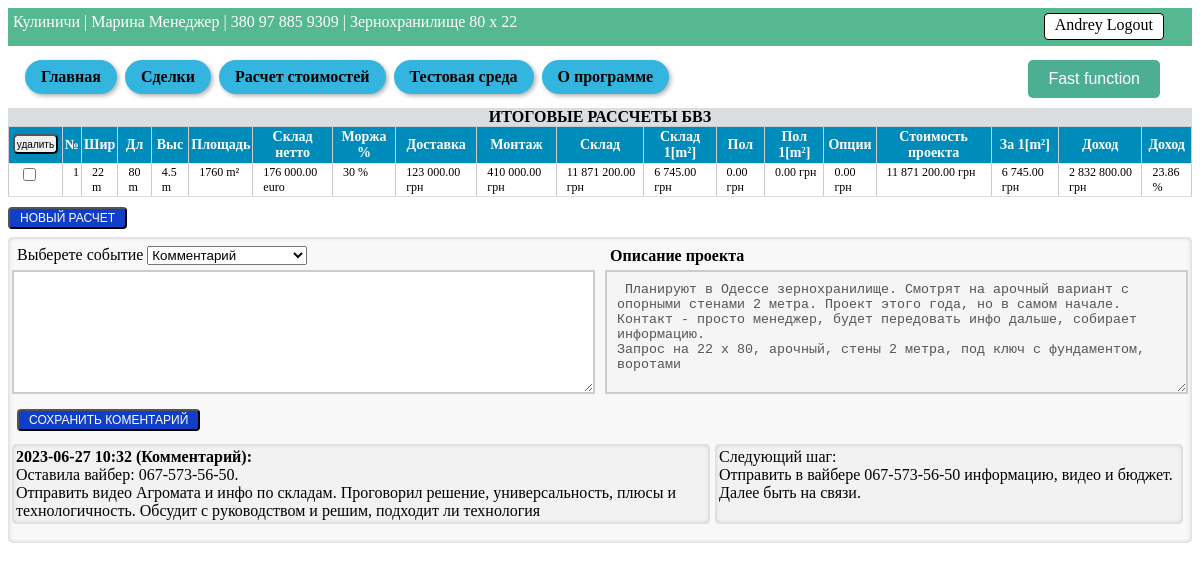
/lead/Кулиничи (signed in), run on the app's committed database.
### tables this page shows
CREATE TABLE lead (id integer PRIMARY KEY AUTOINCREMENT, unique_ID TEXT, company text NOT NULL, name text NOT NULL, phone text NOT NULL, mail text NOT NULL, project text NOT NULL, amount_calc INTEGER DEFAULT (0), job_title text NOT NULL, price text NOT NULL, profit text NOT NULL, user_email TEXT, product TEXT, comments_history TEXT, event TEXT, Layout BLOB, Offers BLOB, description TEXT);

CREATE TABLE users (
id integer PRIMARY KEY AUTOINCREMENT,
name text NOT NULL,
email text NOT NULL,
psw text NOT NULL
);

CREATE TABLE my_warehouse (id integer PRIMARY KEY AUTOINCREMENT, lead_ID INTEGER, unique_ID TEXT, user_email TEXT, client TEXT, project TEXT DEFAULT (False), selected TEXT, width INTEGER DEFAULT (False), length INTEGER DEFAULT (False), height INTEGER DEFAULT (False), area INTEGER DEFAULT (False), volume INTEGER DEFAULT (False), product TEXT, temperature TEXT DEFAULT (False), price_warehouse INTEGER DEFAULT (False), price_VAT INTEGER DEFAULT (0), price_customs INTEGER DEFAULT (0), price_delivery INTEGER DEFAULT (False), price_building INTEGER DEFAULT (False), price_foundation INTEGER DEFAULT (0), price_light INTEGER DEFAULT (0), price_rack INTEGER DEFAULT (0), price_cubic_meters REAL DEFAULT (0), price_square_meters REAL DEFAULT (0), price_project INTEGER DEFAULT (0), percent_w INTEGER, percent_f INTEGER, percent_o INTEGER, cost_price INTEGER DEFAULT (False), price_selling_EU INTEGER DEFAULT (False), price_selling_UA INTEGER DEFAULT (0), profit_EU INTEGER DEFAULT (0), profit_UA INTEGER DEFAULT (0), exchange_rates_from INTEGER, exchange_rates_TO INTEGER, cost_square_meters_EU INTEGER DEFAULT (0), cost_cubic_meters_EU INTEGER DEFAULT (0), cost_square_meters_UA INTEGER DEFAULT (0), cost_cubic_meters_UA INTEGER DEFAULT (0), profit_percent INTEGER DEFAULT (0), dimension_found TEXT, area_found INTEGER DEFAULT (0), price_sq_met_found INTEGER DEFAULT (0), cost_foundation INTEGER DEFAULT (0), cost_option INTEGER DEFAULT (0), cost_sq_met_found INTEGER DEFAULT (0), final_price_UA INTEGER DEFAULT (0), final_profit_UA INTEGER DEFAULT (0), final_profit_percent INTEGER DEFAULT (0), final_cost_sq_m_pr INTEGER, comments TEXT DEFAULT no_comments, S_panel TEXT, H_skate INTEGER);

### Saleshelp.py (the view, shortened to what this page needs)
@app.route("/lead/<alias>", methods=["POST", "GET"])
def show_info_lead(alias):
    dbase = FDataBase(get_db())
    current_lead = dbase.get_lead(alias, current_user.get_user_email())
    project_folder = os.path.join('Project_OFFERS', current_lead['company'])
    description = current_lead['description']
    try:
        files_layout = os.listdir(project_folder + '/Layout')
    except FileNotFoundError:
        files_layout = []
    try:
        files_offer = os.listdir(project_folder + '/Offers')
    except FileNotFoundError:
        files_offer = []
    if current_lead['comments_history']:
        history_comments = current_lead['comments_history'].split(' $END_COMMENTS$ \n')
        history_event = current_lead['event'].split(' $END_EVENT$ \n')
    else:
        history_comments = []
        history_event = []
    if not current_lead:
        abort(404)
    print(dict(request.form))
    title_table_calc_BVZ, value_table_calc_BVZ = view_table_warehouse(dbase, current_user, current_lead,
                                                                      'show_info_lead')
    value_table_calc_BVZ = [list(record.values()) for record in value_table_calc_BVZ]
    history_comments.reverse()
    history_event.reverse()
    history_lead = list(zip(history_comments, history_event))
    return render_template('lead.html', menu=menu, title=current_lead['company'], current_lead=current_lead,
                           title_table_calc_BVZ=title_table_calc_BVZ,
                           value_table_calc_BVZ=value_table_calc_BVZ,
                           history_lead=history_lead,
                           files_layout=files_layout,
                           files_offer=files_offer,
                           description=description,
                           )

### Saleshelp.py (called while the page is built)
def connect_db():
    conn = sqlite3.connect(app.config['DATABASE'])
    conn.row_factory = sqlite3.Row
    return conn

def get_db():
    if not hasattr(g, 'link_db'):
        g.link_db = connect_db()
    return g.link_db

@login_manager.user_loader
def load_user(user_id):
    dbase = FDataBase(get_db())
    return UserLogin().fromDB(user_id, dbase)

### Utils/FDataBase.py (called while the page is built)
    def get_info_records(self, name_tabl, user_email, *args):
        query = ''
        if len(args) > 0:
            for column, value in args:
                query += f" AND {column} = '{value}' AND "
            query = query.rstrip(' AND')
        sql = f"SELECT * FROM {name_tabl} WHERE user_email = '{user_email}'{query}"
        try:
            self.__cur.execute(sql)
            res = self.__cur.fetchall()
            if res:
                return res
        except:
            print("Ошибка чтения из БД")
        return []

    def get_lead(self, alias, user):
        try:
            self.__cur.execute(f"SELECT * FROM lead WHERE company = '{alias}' AND user_email = '{user}'")
            res = self.__cur.fetchone()
            if res:
                return res
        except sqlite3.Error as e:
            print("Ошибка получения лида из БД " + str(e))
        return False, False

    def get_user(self, user_id):
        try:
            self.__cur.execute(f"SELECT * FROM users WHERE id = {user_id} LIMIT 1")
            res = self.__cur.fetchone()
            if not res:
                print("Пользователь не найден")
                return False
            return res
        except sqlite3.Error as e:
            print("Ошибка получения данных из БД " + str(e))
        return False

    def check_records(self, name_table):
        try:
            check = self.__cur.execute(f"SELECT EXISTS(SELECT 1 FROM {name_table} LIMIT 1);")
            check = check.fetchone()[0]
            return check
        except sqlite3.Error as e:
            print("Ошибка проверки записей в таблице " + str(e))
            return False

### Utils/UserLogin.py (called while the page is built)
    def fromDB(self, user_id, db):
        self.__user = db.get_user(user_id)
        return self

    def get_user_name(self):
        return str(self.__user['name'])

    def get_user_email(self):
        return str(self.__user['email'])

### Utils/View_final_calculation.py (called while the page is built)
def format_price(price):
    return '{:,.2f}'.format(price).replace(',', " ")

### templates/lead.html (shortened to what this page needs)
{% extends 'base.html' %}
{% block information %}
{{ current_lead.company }} | {{ current_lead.name }} | {{ current_lead.phone }} | {{ current_lead.project }}
<a href="{{url_for('logout')}}" class="button-logout">{{ current_user.get_user_name() }} Logout </a>
{% endblock %}
{% block content %}
{% block view_calculations %}
<form action="{{url_for('show_info_lead', alias=current_lead.company)}}" method="POST">
    <table id="my-table">
        <b class="title-final-cost">ИТОГОВЫЕ РАССЧЕТЫ БВЗ</b>
        <tr>
            <th class="button-delete-lead-th">
                <input type="submit" name="button-delete-calc" value="удалить" class="button-delete-lead">
            </th>
            <th>№</th>
            {% for t in title_table_calc_BVZ %}
            <th>{{ t.title }}</th>
            {% endfor %}
        </tr>
        <tbody class="table-result">
            {% for record in value_table_calc_BVZ %}
            <tr>
                <td><input type="checkbox" name="check-lead" id="check-lead" value="{{ record[0] }}"></td>
                <td>{{ value_table_calc_BVZ.index(record)+1 }}</td>
                {% for cell in record[2:-1:] %}
                <td>
                    <a href="{{ url_for('calculation_product', alias='BVZ', calc_ID=record[0]) }}"
                        title="{{ record[-1] }}">
                        {{ cell }}
                    </a>
                </td>
                {% endfor %}
            </tr>
            {% endfor %}
        </tbody>
    </table>
</form>
<form action="{{ url_for('pricing') }}" method="POST">
    <button name="button-add-calculation" class="button-accept" value="{{current_lead['id']}}"> Новый расчет </button>
</form>
<div class="lead-communication">
    <form action="{{ url_for('show_info_lead', alias=current_lead.company) }}" method="post"
        enctype="multipart/form-data">
        <div class="title-comments-description">
            <div class="setting-lead-comments">
                <label for="event-comments">Выберете событие</label>
                <select name="event-comments" id="event-comments">
                    <option value="Комментарий">Комментарий</option>
                </select>
            </div>
            <div>
                <label for="description"><h4>Описание проекта</h4></label>
            </div>
        </div>
        <div class="comment-save_file">
            <textarea name="comment-for-lead" id="comment-for-lead"></textarea>
            <textarea name="description" id="description" placeholder="Введите описание проекта"
            {% if description %} disabled {% endif %}>{% if description %} {{description}} {% endif %}</textarea>
        </div>
        <div class="title-comments-description">
            <div class="setting-lead-comments">
                <button type="button" name="button-accept-to-event" class="button-accept" value="button-accept-to-event"
                    onclick="openModalCalc()">
                    Сохранить коментарий
                </button>
            </div>
        </div>
    </form>
    <div class="communication-history">
        {% for history in history_lead %}
        <div class="history-list">
            <div class="current-lead-comment">
                <output>{{ history[0]|replace('\n', '<br>')|safe }}</output>
            </div>
            <div class="current-lead-event">
                Следующий шаг:
                <br>
                <output>{{ history[1] }}</output>
            </div>
        </div>
        {%endfor%}
    </div>
</div>
{% endblock view_calculations %}
{% endblock %}

### static/css/style.css (style rules this page uses)
table { width: 90%; border-collapse: collapse; margin-bottom: 10px; }
th { background-color: #a7a1a1; font-weight: bold; }
td, th { padding: 5px; text-align: center; border: 1px solid #ccc; }
.button-logout { float: right; margin-right: 23px; }
.button-logout { padding-bottom: 5px; padding-top: 2px; padding-left: 10px; padding-right: 10px; background-color: #fff; color: #000; text-decoration: none; border: 1px solid #000; border-radius: 4px; }
.button-delete-lead-th { padding: 0px; width: 20px; white-space: nowrap; }
.button-delete-lead { width: 45px; height: 20px; border-radius: 1px; font-size: 10px; padding: 0; border-radius: 5px; margin-bottom: 2px; margin-left: 2px; margin-right: 2px; }
#my-table { border-collapse: collapse; width: 100%; }
#my-table th { background-color: #008CBA; color: white; font-weight: bold; padding: 2px; border-bottom: 1px solid #ddd; font-size: 14px; }
#my-table td { border-bottom: 1px solid #ddd; padding: 1px; padding-left: 10px; text-align: left; font-size: 12px; vertical-align: top; background-color: white; }
table td a { text-decoration: none; color: inherit; }
.title-final-cost { display: block; text-align: center; background-color: #dbdee1; }
.button-accept { display: inline-block; padding: 2px 10px; border-radius: 4px; font-size: 12px; text-decoration: none; text-transform: uppercase; color: #fff; background-color: #113ec7; cursor: pointer; transition: all 0.2s ease; margin-bottom: 8px; }
.setting-lead-comments { margin: 5px; width: 50%; }
.lead-communication { padding: 4px; background-color: #f8f8f8; border-radius: 5px; box-shadow: inset 0 0 5px rgba(0, 0, 0, 0.2); }
#comment-for-lead { display: block; width: 50%; height: 100px; padding: 10px; border: 2px solid #ccc; resize: vertical; margin-bottom: 10px; margin-right: 10px; }
#description { display: block; width: 50%; height: 100px; padding: 10px; border: 2px solid #ccc; resize: vertical; margin-bottom: 10px; }
.current-lead-comment { width: 60%; padding: 4px; background-color: #f2f2f2; border-radius: 5px; box-shadow: inset 0 0 5px rgba(0, 0, 0, 0.2); margin-right: 5px; margin-bottom: 15px; }
.current-lead-event { width: 40%; padding: 4px; background-color: #f2f2f2; border-radius: 5px; box-shadow: inset 0 0 5px rgba(0, 0, 0, 0.2); margin-right: 5px; margin-bottom: 15px; }
.communication-history { max-height: 500px; overflow-y: auto; }
.comment-save_file { display: flex; flex-wrap: nowrap; }
.history-list { display: flex; }
.title-comments-description { display: flex; flex-direction: row; flex-wrap: nowrap; align-items: center; }
.title-comments-description div h4 { margin: 0; }

### data on the page
lead: company "Кулиничи", name "Марина Менеджер", phone "380 97 885 9309", project "Зернохранилище 80 х 22", description "Планируют в Одессе зернохранилище. Смотрят на арочный вариант с опорными стенами 2 метра. Проект этого года, но в самом начале. Контакт - просто менеджер, будет передовать инфо дальше, собирает информацию. Запрос на 22 х 80, арочный, стены 2 метра, под ключ с фундаментом, воротами", comments_history "2023-06-27 10:32 (Комментарий): Оставила вайбер: 067-573-56-50. Отправить видео Агромата и инфо по складам. Проговорил решение, универсальность, плюсы и технологичность. Обсудит с руководством и решим, подходит ли технология", event "Отправить в вайбере 067-573-56-50 информацию, видео и бюджет. Далее быть на связи."
users: get_user_name "Andrey"
my_warehouse: value_table_calc_BVZ.index(record)+1 "1", cell "22 m" "80 m" "4.5 m" "1760 m²" "176 000.00 euro" "30 %" "123 000.00 грн" "410 000.00 грн" "11 871 200.00 грн" "6 745.00 грн" "0.00 грн" "0.00 грн" "0.00 грн" "11 871 200.00 грн" "6 745.00 грн" "2 832 800.00 грн" "23.86 %"

### other printed values
{{ m.name }} "Главная" "Сделки" "Расчет стоимостей" "Тестовая среда" "О программе"
{{ t.title }} "Шир" "Дл" "Выс" "Площадь" "Склад нетто" "Моржа %" "Доставка" "Монтаж" "Склад" "Склад 1[m²]" "Пол" "Пол 1[m²]" "Опции" "Стоимость проекта" "За 1[m²]" "Доход" "Доход"
